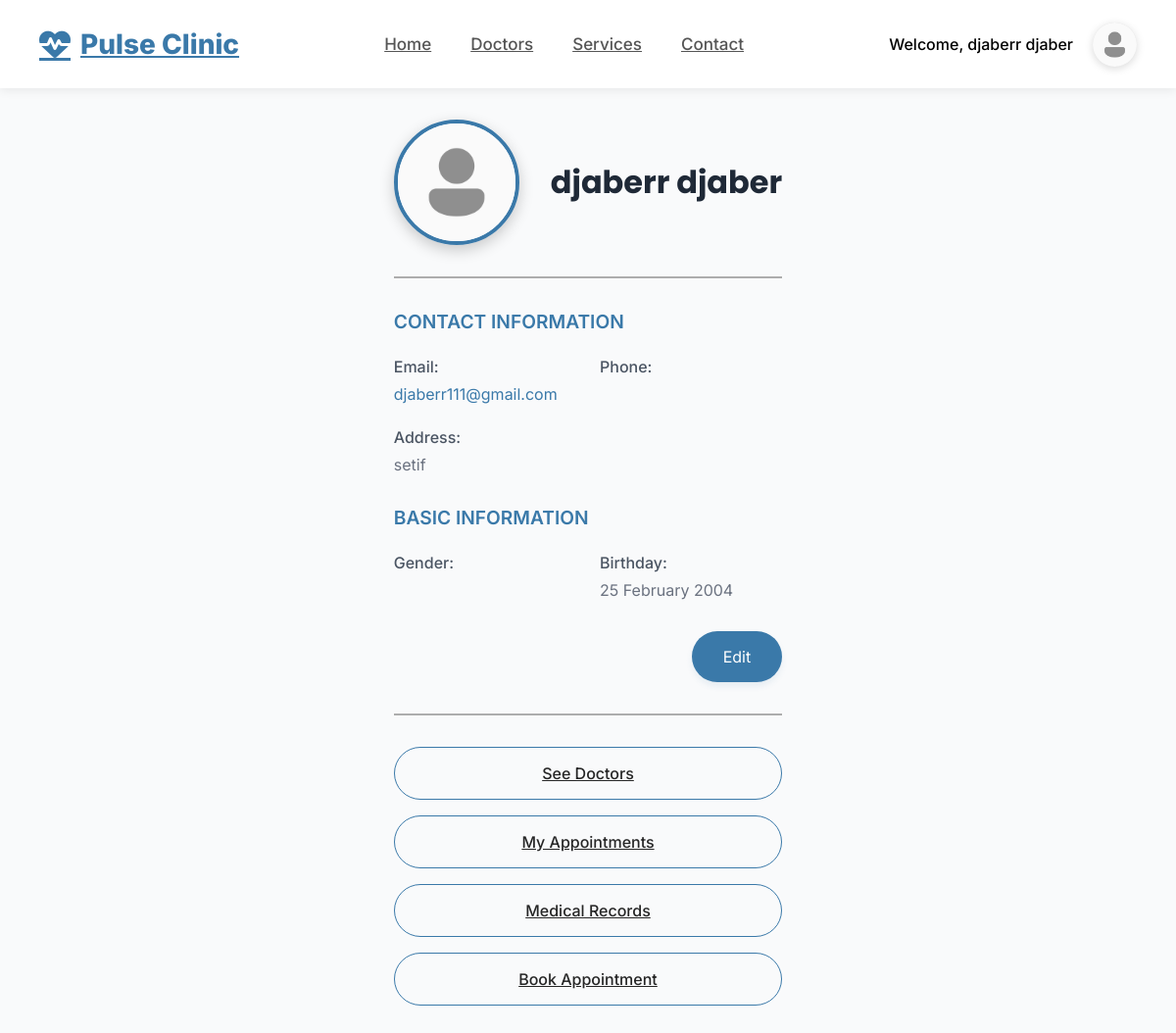
The page /profile.php (signed in) on the database its author committed.
### tables this page shows
CREATE TABLE `users` (
  `user_id` int(11) NOT NULL,
  `full_name` varchar(100) NOT NULL,
  `email` varchar(100) NOT NULL,
  `password_hash` varchar(255) NOT NULL,
  `role` enum('patient','doctor','admin') NOT NULL,
  `phone_number` varchar(20) DEFAULT NULL,
  `gender` enum('male','female','other') DEFAULT NULL,
  `date_of_birth` date DEFAULT NULL,
  `address` text DEFAULT NULL
);

### profile.php (the view, shortened to what this page needs)
<?php
$user = [];
$config = [
    'host' => 'localhost',
    'dbname' => 'pulse_clinic',
    'username' => 'root',
    'password' => ''
];
try {
    $conn = new PDO(
        "mysql:host={$config['host']};dbname={$config['dbname']};charset=utf8mb4",
        $config['username'],
        $config['password'],
        [
            PDO::ATTR_ERRMODE => PDO::ERRMODE_EXCEPTION,
            PDO::ATTR_DEFAULT_FETCH_MODE => PDO::FETCH_ASSOC,
            PDO::ATTR_EMULATE_PREPARES => false
        ]
    );
    $userId = $_SESSION['user_id'];
    $stmt = $conn->prepare("SELECT full_name, email, phone_number, address, gender, date_of_birth FROM users WHERE user_id = ?");
    $stmt->execute([$userId]);
    $user = $stmt->fetch();
    $user['phone'] = $user['phone_number'];
    $user['birthday'] = $user['date_of_birth'];
} catch (PDOException $e) {
    error_log("Database error: " . $e->getMessage());
    $error = "A database error occurred: " . $e->getMessage();
} catch (Exception $e) {
    error_log("Profile update error: " . $e->getMessage());
    $error = $e->getMessage();
}
?>
<!DOCTYPE html>
<html lang="en">
<head>
    <link rel="stylesheet" href="https://cdnjs.cloudflare.com/ajax/libs/font-awesome/6.4.0/css/all.min.css">
</head>
<body>
    <header class="header">
        <div class="header-container container">
            <a href="afterlogin.php" class="logo">
                <i class="fas fa-heartbeat"></i>
                Pulse Clinic
            </a>
            <nav class="nav-menu">
                <a href="afterlogin.php#hero" class="nav-item">Home</a>
                <a href="afterlogin.php#doctors" class="nav-item">Doctors</a>
                <a href="afterlogin.php#services" class="nav-item">Services</a>
                <a href="afterlogin.php#contact" class="nav-item">Contact</a>
            </nav>
            <div class="user-section">
                <div class="user-name">
                    Welcome, <?php echo htmlspecialchars($user['full_name'] ?? 'User'); ?>
                </div>
                <div class="user-avatar">
                    <img src="image/user-avatar.png" alt="User avatar" onerror="this.src='image/default-avatar.jpg'">
                </div>
            </div>
        </div>
    </header>
    <div class="container">
        <div class="profile-section">
            <img class="profile-image" src="image/user-avatar.png" alt="Profile Photo" onerror="this.src='image/default-avatar.jpg'">
            <div class="profile-name"><?php echo htmlspecialchars($user['full_name'] ?? 'User'); ?></div>
        </div>
        <div class="divider"></div>
        <form action="profile.php" method="post" id="profile-form" onsubmit="return validateForm()">
            <div class="section-title">Contact Information</div>
            <div class="info-grid">
                <div class="info-item">
                    <div class="info-label">Email:</div>
                    <span class="static-text contact-value"><?php echo htmlspecialchars($user['email'] ?? ''); ?></span>
                </div>
                <div class="info-item">
                    <div class="info-label">Phone:</div>
                    <span class="static-text contact-value"><?php echo htmlspecialchars($user['phone'] ?? ''); ?></span>
                </div>
                <div class="info-item">
                    <div class="info-label">Address:</div>
                    <span class="static-text basic-value"><?php echo nl2br(htmlspecialchars($user['address'] ?? '')); ?></span>
                </div>
            </div>
            <div class="section-title">Basic Information</div>
            <div class="info-grid">
                <div class="info-item">
                    <div class="info-label">Gender:</div>
                    <span class="static-text basic-value"><?php echo htmlspecialchars($user['gender'] ?? ''); ?></span>
                </div>
                <div class="info-item">
                    <div class="info-label">Birthday:</div>
                    <span class="static-text basic-value"><?php echo !empty($user['birthday']) ? date('d F Y', strtotime($user['birthday'])) : 'Not specified'; ?></span>
                </div>
            </div>
            <div class="action-buttons">
                <button type="button" class="action-btn edit-btn" onclick="toggleEdit()">Edit</button>
            </div>
        </form>
        <div class="divider"></div>
        <div class="nav-buttons">
            <a href="all_doctors.php" class="nav-btn">See Doctors</a>
            <a href="myappointment.php" class="nav-btn">My Appointments</a>
            <a href="medicalrecords.php" class="nav-btn">Medical Records</a>
            <a href="book-appointment.php" class="nav-btn">Book Appointment</a>
        </div>
    </div>
</body>
</html>

### profile.php (style rules this page uses)
* { margin: 0; padding: 0; box-sizing: border-box; font-family: 'Inter', sans-serif; }
body { background: #f9fafb; min-height: 100vh; display: flex; flex-direction: column; }
.container { flex: 1; max-width: 1400px; margin: 0 auto; padding: 0 20px; }
.header { background-color: white; box-shadow: 0 2px 10px rgba(0, 0, 0, 0.08); position: sticky; top: 0; z-index: 100; }
.header-container { display: flex; align-items: center; justify-content: space-between; height: 90px; padding: 0 40px; }
.logo { color: #3A79A9; font-size: 28px; font-weight: 800; display: flex; align-items: center; }
.logo i { margin-right: 10px; font-size: 32px; }
.nav-menu { display: flex; gap: 40px; }
.nav-item { font-size: 17px; font-weight: 500; color: #555; padding: 10px 0; transition: color 0.3s ease; }
.user-section { display: flex; align-items: center; gap: 20px; }
.user-name { font-size: 16px; font-weight: 500; }
.user-avatar { width: 45px; height: 45px; border-radius: 50%; background-color: #e0e0e0; display: flex; align-items: center; justify-content: center; overflow: hidden; box-shadow: 0 2px 8px rgba(0, 0, 0, 0.15); transition: all 0.3s ease; position: relative; }
.user-avatar img { width: 100%; height: 100%; object-fit: cover; }
.profile-section { display: flex; align-items: center; gap: 2rem; margin: 2rem 0; animation: slideUp 0.8s ease forwards; }
.profile-image { width: 8rem; height: 8rem; border-radius: 50%; object-fit: cover; border: 4px solid #3A79A9; box-shadow: 0 5px 15px rgba(0, 0, 0, 0.2); }
.profile-name { color: #1F2937; font-size: 2rem; font-weight: 700; font-family: 'Poppins', sans-serif; }
.divider { border: 1px solid #ADADAD; margin: 2rem 0; }
.section-title { color: #3A79A9; font-size: 1.2rem; font-weight: 600; text-transform: uppercase; margin: 1.5rem 0; }
.info-grid { display: grid; grid-template-columns: repeat(2, 1fr); gap: 1.5rem; margin-bottom: 2rem; }
.info-item { display: grid; gap: 0.5rem; }
.info-label { color: #4B5563; font-size: 1rem; font-weight: 500; }
.contact-value { color: #3A79A9; text-decoration: none; transition: color 0.3s ease; }
.basic-value { color: #6B7280; }
.action-buttons { display: flex; gap: 1rem; justify-content: flex-end; margin: 2rem 0; }
.action-btn { padding: 1rem 2rem; background: #3A79A9; border-radius: 47px; color: white; font-size: 1rem; border: none; cursor: pointer; transition: all 0.3s ease; box-shadow: 0 4px 6px rgba(58, 121, 169, 0.1); }
.nav-buttons { display: grid; grid-template-columns: repeat(auto-fit, minmax(200px, 1fr)); gap: 1rem; margin: 2rem 0; }
.nav-btn { padding: 1rem; border-radius: 47px; border: 1px solid #3A79A9; text-align: center; color: #262626; font-weight: 500; transition: all 0.3s ease; }

### rows shown on the page
users: full_name "djaberr djaber", email "djaberr111@gmail.com", address "setif", date_of_birth "25 February 2004"
